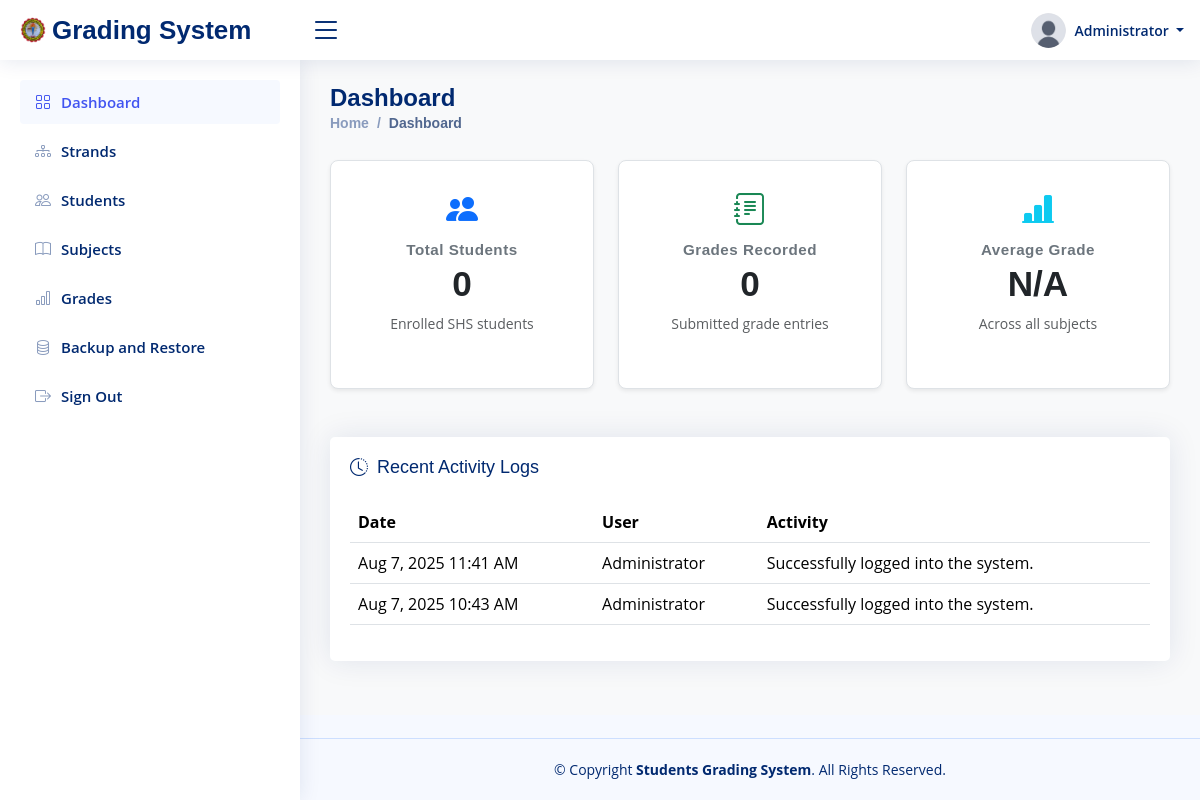
The page /dashboard (signed in) on the database as committed earlier.
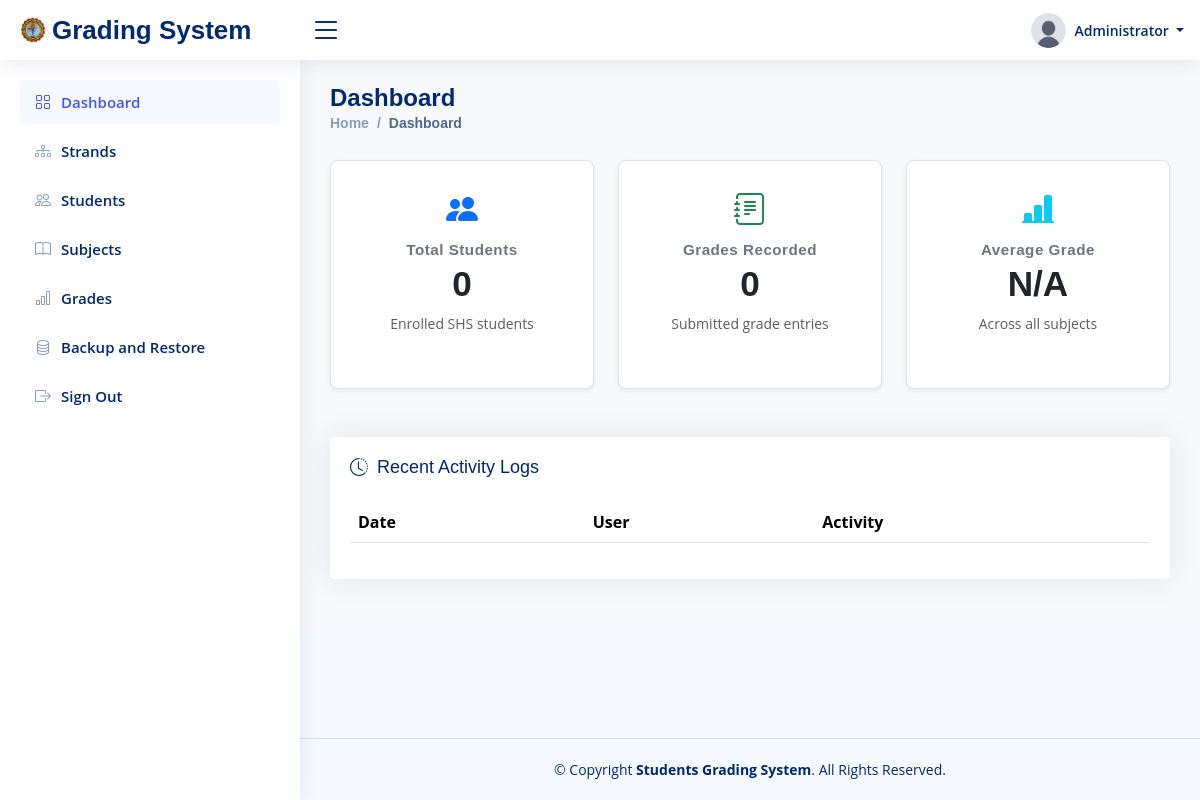
The same page on the database as committed later.
### tables this page shows
CREATE TABLE `users` (
  `id` int(11) NOT NULL AUTO_INCREMENT,
  `uuid` varchar(36) NOT NULL,
  `name` varchar(100) NOT NULL,
  `username` varchar(50) NOT NULL,
  `password` varchar(255) NOT NULL,
  `image` varchar(50) NOT NULL,
  `user_type` varchar(20) NOT NULL,
  `created_at` datetime NOT NULL,
  `updated_at` datetime NOT NULL,
  PRIMARY KEY (`id`),
  UNIQUE KEY `uuid` (`uuid`),
  UNIQUE KEY `username` (`username`)
);

CREATE TABLE `logs` (
  `id` int(11) NOT NULL AUTO_INCREMENT,
  `uuid` varchar(36) NOT NULL,
  `user_id` int(11) NOT NULL,
  `activity` text NOT NULL,
  `created_at` datetime NOT NULL,
  `updated_at` datetime NOT NULL,
  PRIMARY KEY (`id`),
  UNIQUE KEY `uuid` (`uuid`)
);

### config/database.php (called while the page is built, shortened)
<?php
class Database
{
    private $host = 'localhost';
    private $dbname = 'u474266573_gms';
    private $username = 'u474266573_user_gms';
    private $password = 'Z;cc#>0h6|Nt';
    private $connection = null;
    public function __construct()
    {
        $this->insert_admin_data();
    }
    private function connect()
    {
        $this->connection = new mysqli($this->host, $this->username, $this->password);
    }
    private function create_database()
    {
        $sql = "CREATE DATABASE IF NOT EXISTS " . $this->dbname;
    }
    private function select_database()
    {
        $this->connection->select_db($this->dbname);
    }
    private function create_users_table()
    {
        $sql = "CREATE TABLE IF NOT EXISTS users (
            id INT(11) AUTO_INCREMENT PRIMARY KEY,
            uuid VARCHAR(36) NOT NULL UNIQUE,
            name VARCHAR(100) NOT NULL,
            username VARCHAR(50) NOT NULL UNIQUE,
            password VARCHAR(255) NOT NULL,
            image VARCHAR(50) NOT NULL,
            user_type VARCHAR(20) NOT NULL,
            created_at DATETIME NOT NULL,
            updated_at DATETIME NOT NULL
        )";
    }
    private function create_students_table()
    {
        $sql = "CREATE TABLE IF NOT EXISTS students (
            id INT(11) AUTO_INCREMENT PRIMARY KEY,
            uuid VARCHAR(36) NOT NULL UNIQUE,
            account_id INT(11) NOT NULL UNIQUE,
            lrn VARCHAR(12) NOT NULL UNIQUE,
            strand_id INT(11) NOT NULL,
            grade_level ENUM('11', '12') NOT NULL,
            section VARCHAR(20) NOT NULL,
            first_name VARCHAR(50) NOT NULL,
            middle_name VARCHAR(50),
            last_name VARCHAR(50) NOT NULL,
            birthday DATE NOT NULL,
            sex ENUM('Male', 'Female') NOT NULL,
            email VARCHAR(100) NOT NULL UNIQUE,
            address VARCHAR(255) NOT NULL,
            created_at DATETIME NOT NULL,
            updated_at DATETIME NOT NULL,
            FOREIGN KEY (strand_id) REFERENCES strands(id)
                ON DELETE RESTRICT
                ON UPDATE CASCADE,
            FOREIGN KEY (account_id) REFERENCES users(id)
                ON DELETE CASCADE
                ON UPDATE CASCADE
        )";
    }
    private function create_strands_table()
    {
        $sql = "CREATE TABLE IF NOT EXISTS strands (
            id INT(11) AUTO_INCREMENT PRIMARY KEY,
            uuid VARCHAR(36) NOT NULL UNIQUE,
            code VARCHAR(10) NOT NULL UNIQUE,
            name VARCHAR(100) NOT NULL,
            description TEXT,
            created_at DATETIME NOT NULL,
            updated_at DATETIME NOT NULL
        )";
    }
    private function create_subjects_table()
    {
        $sql = "CREATE TABLE IF NOT EXISTS subjects (
            id INT(11) AUTO_INCREMENT PRIMARY KEY,
            uuid VARCHAR(36) NOT NULL UNIQUE,
            name VARCHAR(100) NOT NULL,
            category ENUM('core', 'applied and specialized') NOT NULL,
            grade_level ENUM('11', '12'),
            strand_id INT(11),
            created_at DATETIME NOT NULL,
            updated_at DATETIME NOT NULL,
            FOREIGN KEY (strand_id) REFERENCES strands(id)
                ON DELETE SET NULL
                ON UPDATE CASCADE
        )";
    }
    private function create_grades_table()
    {
        $sql = "CREATE TABLE IF NOT EXISTS grades (
            id INT(11) AUTO_INCREMENT PRIMARY KEY,
            uuid VARCHAR(36) NOT NULL UNIQUE,
            student_id INT(11) NOT NULL,
            subject_id INT(11) NOT NULL,
            quarter_1 DECIMAL(5,2),
            quarter_2 DECIMAL(5,2),
            quarter_3 DECIMAL(5,2),
            quarter_4 DECIMAL(5,2),
            final_grade DECIMAL(5,2),
            remarks VARCHAR(20),
            created_at DATETIME NOT NULL,
            updated_at DATETIME NOT NULL,
            UNIQUE(student_id, subject_id), -- Prevent duplicate entries for the same subject
            FOREIGN KEY (student_id) REFERENCES students(id)
                ON DELETE CASCADE
                ON UPDATE CASCADE,
            FOREIGN KEY (subject_id) REFERENCES subjects(id)
                ON DELETE CASCADE
                ON UPDATE CASCADE
        )";
    }
    private function create_logs_table()
    {
        $sql = "CREATE TABLE IF NOT EXISTS logs (
            id INT(11) AUTO_INCREMENT PRIMARY KEY,
            uuid VARCHAR(36) NOT NULL UNIQUE,
            user_id INT(11) NOT NULL,
            activity TEXT NOT NULL,
            created_at DATETIME NOT NULL,
            updated_at DATETIME NOT NULL
        )";
    }
    private function insert_admin_data()
    {
        $is_admin_exists = $this->select_one("users", "id", "1");
    }
    public function select_one($table, $condition_column, $condition_value)
    {
        $sql = "SELECT * FROM $table WHERE $condition_column = ? LIMIT 1";
        $stmt = $this->connection->prepare($sql);
        $stmt->bind_param("s", $condition_value);
        $stmt->execute();
        return $stmt->get_result()->fetch_assoc();
    }
    public function select_all($table, $order_by = null, $direction = 'ASC')
    {
        $sql = "SELECT * FROM $table";
        $result = $this->connection->query($sql);
        return $result->fetch_all(MYSQLI_ASSOC);
    }
    public function run_custom_query($custom_sql)
    {
        $stmt = $this->connection->prepare($custom_sql);
        if (!$stmt->execute()) {
            return false;
        }
        $result = $stmt->get_result();
        if ($result) {
            return $result->fetch_all(MYSQLI_ASSOC);
        }
        return true;
    }
}

### views/pages/dashboard.php (the view, shortened to what the rows shown need)
<?php
include_once "views/pages/templates/header.php";
$total_students = count($db->select_all("students"));
$total_grades = count($db->select_all("grades"));
$grades_data = $db->select_all("grades");
$average_grade = $grades_data
    ? number_format(array_sum(array_column($grades_data, "final_grade")) / $total_grades, 2)
    : "N/A";
$logs = $db->run_custom_query("
    SELECT l.*, u.name AS username
    FROM logs l
    JOIN users u ON l.user_id = u.id
    ORDER BY l.created_at DESC
");
?>
<main id="main" class="main bg-light py-4">
    <div class="pagetitle">
        <div class="row">
            <div class="col-6">
                <h1>Dashboard</h1>
                <nav>
                    <ol class="breadcrumb">
                        <li class="breadcrumb-item"><a href="<?= base_url() ?>">Home</a></li>
                        <li class="breadcrumb-item active">Dashboard</li>
                    </ol>
                </nav>
            </div>
        </div>
    </div>
    <section class="section ">
        <div class="row g-4">
            <div class="col-lg-4">
                <div class="card border rounded-3 shadow-sm h-100 bg-white">
                    <div class="card-body text-center p-4">
                        <div class="mb-2">
                            <i class="bi bi-people-fill fs-2 text-primary"></i>
                        </div>
                        <h6 class="fw-semibold mb-1 text-secondary">Total Students</h6>
                        <h2 class="fw-bold text-dark"><?= $total_students ?></h2>
                        <p class="text-muted small mb-0">Enrolled SHS students</p>
                    </div>
                </div>
            </div>
            <div class="col-lg-4">
                <div class="card border rounded-3 shadow-sm h-100 bg-white">
                    <div class="card-body text-center p-4">
                        <div class="mb-2">
                            <i class="bi bi-journal-text fs-2 text-success"></i>
                        </div>
                        <h6 class="fw-semibold mb-1 text-secondary">Grades Recorded</h6>
                        <h2 class="fw-bold text-dark"><?= $total_grades ?></h2>
                        <p class="text-muted small mb-0">Submitted grade entries</p>
                    </div>
                </div>
            </div>
            <div class="col-lg-4">
                <div class="card border rounded-3 shadow-sm h-100 bg-white">
                    <div class="card-body text-center p-4">
                        <div class="mb-2">
                            <i class="bi bi-bar-chart-line-fill fs-2 text-info"></i>
                        </div>
                        <h6 class="fw-semibold mb-1 text-secondary">Average Grade</h6>
                        <h2 class="fw-bold text-dark"><?= $average_grade ?></h2>
                        <p class="text-muted small mb-0">Across all subjects</p>
                    </div>
                </div>
            </div>
        </div>
        <div class="row mt-5">
            <div class="col-lg-12">
                <div class="card">
                    <div class="card-body">
                        <h5 class="card-title"><i class="bi bi-clock-history me-1"></i> Recent Activity Logs</h5>
                        <table class="table datatable">
                            <thead>
                                <tr>
                                    <th>Date</th>
                                    <th>User</th>
                                    <th>Activity</th>
                                </tr>
                            </thead>
                            <tbody>
                                <?php foreach ($logs as $log): ?>
                                    <tr>
                                        <td>
                                            <?= (new DateTime($log["created_at"]))->format("M j, Y g:i A") ?>
                                        </td>
                                        <td>
                                            <?= htmlspecialchars($log["username"]) ?>
                                        </td>
                                        <td>
                                            <?= htmlspecialchars($log["activity"]) ?>
                                        </td>
                                    </tr>
                                <?php endforeach ?>
                            </tbody>
                        </table>
                    </div>
                </div>
            </div>
        </div>
    </section>
</main>
<?php include_once "views/pages/templates/footer.php"; ?>

### views/pages/templates/header.php (shortened to what the rows shown need)
<?php
$db = new Database();
$current_page = basename($_SERVER['REQUEST_URI']);
$user_data = $db->select_one("users", "id", $_SESSION["user_id"]);
?>
<!DOCTYPE html>
<html lang="en">
<head>
    <link href="https://cdn.jsdelivr.net/npm/bootstrap-icons@1.10.5/font/bootstrap-icons.css" rel="stylesheet">
    <link href="<?= base_url('public/assets/vendor/bootstrap/css/bootstrap.min.css') ?>" rel="stylesheet">
    <link href="<?= base_url('public/assets/vendor/bootstrap-icons/bootstrap-icons.css') ?>" rel="stylesheet">
    <link href="<?= base_url('public/assets/vendor/simple-datatables/style.css') ?>" rel="stylesheet">
    <link href="<?= base_url('public/assets/vendor/sweetalert2/css/sweetalert2.min.css') ?>" rel="stylesheet">
    <link href="<?= base_url('public/assets/css/style.css?v=1.0') ?>" rel="stylesheet">
</head>
<body>
    <header id="header" class="header fixed-top d-flex align-items-center">
        <div class="d-flex align-items-center justify-content-between">
            <a href="index.html" class="logo d-flex align-items-center">
                <img src="<?= base_url('public/assets/img/logo.png') ?>" alt="">
                <span class="d-none d-lg-block">Grading System</span>
            </a>
            <i class="bi bi-list toggle-sidebar-btn"></i>
        </div>
        <nav class="header-nav ms-auto">
            <ul class="d-flex align-items-center">
                <li class="nav-item dropdown pe-3">
                    <a class="nav-link nav-profile d-flex align-items-center pe-0" href="#" data-bs-toggle="dropdown" aria-label="User profile dropdown">
                        <img src="<?= base_url('public/assets/img/uploads/' . $user_data['image']) ?>" alt="Profile" class="rounded-circle" style="width: 35px; height: 35px;">
                        <span class="d-none d-md-block dropdown-toggle ps-2">
                            <?= $_SESSION["user_type"] !== "admin" ? get_initials($teacher_student_data["first_name"]) . " " . $teacher_student_data["last_name"] : $user_data["name"] ?>
                        </span>
                    </a>
                </li>
            </ul>
        </nav>
    </header>
    <aside id="sidebar" class="sidebar">
        <ul class="sidebar-nav" id="sidebar-nav">
            <?php if ($_SESSION["user_type"] == "admin"): ?>
                <li class="nav-item">
                    <a class="nav-link <?= $current_page != "dashboard" ? "collapsed" : null ?>" href="dashboard">
                        <i class="bi bi-grid"></i>
                        <span>Dashboard</span>
                    </a>
                </li>
                <li class="nav-item">
                    <a class="nav-link <?= $current_page != "strands" ? "collapsed" : null ?>" href="strands">
                        <i class="bi bi-diagram-3"></i>
                        <span>Strands</span>
                    </a>
                </li>
                <li class="nav-item">
                    <a class="nav-link <?= $current_page != "students" ? "collapsed" : null ?>" href="students">
                        <i class="bi bi-people"></i>
                        <span>Students</span>
                    </a>
                </li>
                <li class="nav-item">
                    <a class="nav-link <?= $current_page != "subjects" ? "collapsed" : null ?>" href="subjects">
                        <i class="bi bi-book"></i>
                        <span>Subjects</span>
                    </a>
                </li>
                <li class="nav-item">
                    <a class="nav-link <?= $current_page != "grades" ? "collapsed" : null ?>" href="grades">
                        <i class="bi bi-bar-chart"></i>
                        <span>Grades</span>
                    </a>
                </li>
                <li class="nav-item">
                    <a class="nav-link <?= $current_page != "backup_and_restore" ? "collapsed" : null ?>" href="backup_and_restore">
                        <i class="bi bi-database"></i>
                        <span>Backup and Restore</span>
                    </a>
                </li>
            <?php endif ?>
            <li class="nav-item">
                <a class="nav-link collapsed logout" href="javascript:void(0)">
                    <i class="bi bi-box-arrow-right"></i>
                    <span>Sign Out</span>
                </a>
            </li>
        </ul>
    </aside>

Rows that differ between the two databases and show on the page:
removed logs: created_at "Aug 7, 2025 11:41 AM", user.name "Administrator", activity "Successfully logged into the system."
removed logs: created_at "Aug 7, 2025 10:43 AM", user.name "Administrator", activity "Successfully logged into the system."
